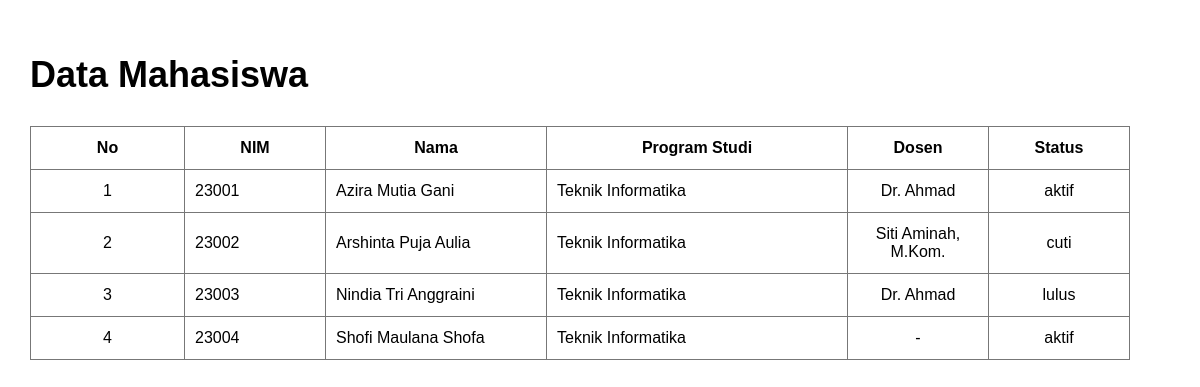
/si-akademik7/public/mahasiswa, run on the app's committed database.
### tables this page shows
CREATE TABLE `mahasiswa` (
  `id` int NOT NULL,
  `nim` varchar(20) NOT NULL,
  `nama` varchar(100) NOT NULL,
  `prodi` varchar(100) NOT NULL,
  `status` enum('aktif','cuti','lulus') NOT NULL DEFAULT 'aktif',
  `dosen_id` int DEFAULT NULL
);

CREATE TABLE `dosen` (
  `id` int NOT NULL,
  `nidn` varchar(20) NOT NULL,
  `nama` varchar(100) NOT NULL,
  `bidang_keahlian` varchar(100) NOT NULL
);

### si-akademik7/app/Controllers/MahasiswaController.php (called while the page is built, shortened)
<?php
class MahasiswaController
{
    public function index()
    {
        $model = new MahasiswaModel();
        $mahasiswa = $model->all();
        require __DIR__ . '/../Views/mahasiswa/index.php';
    }
}

### si-akademik7/config/database.php (called while the page is built)
<?php
return [
    'host'     => 'localhost',
    'dbname'   => 'si_akademik7',
    'username' => 'root',
    'password' => '',
    'charset'  => 'utf8mb4',
];

### si-akademik7/app/Core/Database.php (called while the page is built, shortened)
<?php
class Database
{
    private static ?PDO $instance = null;
    public static function getInstance(): PDO
    {
        if (self::$instance === null) {
            $config = require __DIR__ . '/../../config/database.php';
            $dsn = sprintf(
                'mysql:host=%s;dbname=%s;charset=%s',
                $config['host'],
                $config['dbname'],
                $config['charset']
            );
            try {
                self::$instance = new PDO(
                    $dsn,
                    $config['username'],
                    $config['password'],
                    [
                        PDO::ATTR_ERRMODE            => PDO::ERRMODE_EXCEPTION,
                        PDO::ATTR_DEFAULT_FETCH_MODE => PDO::FETCH_ASSOC,
                        PDO::ATTR_EMULATE_PREPARES   => false,
                    ]
                );
            } catch (PDOException $e) {
                http_response_code(500);
                exit('Koneksi database gagal: ' . htmlspecialchars($e->getMessage()));
            }
        }
        return self::$instance;
    }
}

### si-akademik7/app/Models/Model.php (called while the page is built, shortened)
<?php
class Model
{
    public function __construct()
    {
        $this->db = Database::getInstance();
    }
}

### si-akademik7/app/Models/MahasiswaModel.php (called while the page is built, shortened)
<?php
class MahasiswaModel extends Model
{
    public function all(): array
    {
        $sql = "
            SELECT
                m.id,
                m.nim,
                m.nama,
                m.prodi,
                m.status,
                m.dosen_id,
                d.nama AS nama_dosen
            FROM mahasiswa AS m
            LEFT JOIN dosen AS d
                ON m.dosen_id = d.id
            ORDER BY m.id ASC
        ";
        $stmt = $this->db->prepare($sql);
        $stmt->execute();
        return $stmt->fetchAll(PDO::FETCH_ASSOC);
    }
}

### si-akademik7/app/Views/mahasiswa/index.php (the view, shortened to what this page needs)
<?php
$mahasiswa = $mahasiswa ?? [];
?>
<!DOCTYPE html>
<html lang="id">
<head>
</head>
<body>
    <h1>Data Mahasiswa</h1>
    <table>
        <thead>
            <tr>
                <th>No</th>
                <th>NIM</th>
                <th>Nama</th>
                <th>Program Studi</th>
                <th>Dosen</th>
                <th>Status</th>
            </tr>
        </thead>
        <tbody>
            <?php if (count($mahasiswa) > 0): ?>
                <?php $no = 1; ?>
                <?php foreach ($mahasiswa as $mhs): ?>
                    <tr>
                        <td>
                            <?= $no++ ?>
                        </td>
                        <td>
                            <?= htmlspecialchars($mhs['nim'] ?? '-') ?>
                        </td>
                        <td>
                            <?= htmlspecialchars($mhs['nama'] ?? '-') ?>
                        </td>
                        <td>
                            <?= htmlspecialchars($mhs['prodi'] ?? '-') ?>
                        </td>
                        <td>
                            <?= htmlspecialchars($mhs['nama_dosen'] ?? '-') ?>
                        </td>
                        <td>
                            <?= htmlspecialchars($mhs['status'] ?? '-') ?>
                        </td>
                    </tr>
                <?php endforeach; ?>
            <?php endif; ?>
        </tbody>
    </table>
</body>
</html>

### si-akademik7/public/index.php (shortened to what this page needs)
<?php
spl_autoload_register(function (string $class): void {
    $prefix = 'App\\';
    $relative = substr($class, strlen($prefix));
    $file = __DIR__ . '/../app/' . str_replace('\\', '/', $relative) . '.php';
});
$routes = require __DIR__ . '/../routes/web.php';
$requestUri = $_SERVER['REQUEST_URI'] ?? '/';
$uri = parse_url($requestUri, PHP_URL_PATH);
$uri = rtrim($uri, '/');
$basePath = rtrim(str_replace('\\', '/', dirname($_SERVER['SCRIPT_NAME'] ?? '')), '/');
if ($basePath !== '' && stripos($uri, $basePath) === 0) {
    $routeUri = substr($uri, strlen($basePath));
} else {
    $routeUri = $uri;
}
$method = $_SERVER['REQUEST_METHOD'] ?? 'GET';
if (isset($routes[$method][$routeUri])) {
    [$controllerClass, $action] = $routes[$method][$routeUri];
    $controller = new $controllerClass();
    $controller->$action();
    exit;
}

### si-akademik7/app/Views/mahasiswa/index.php (style rules this page uses)
body { margin: 0; padding: 30px; font-family: Arial, sans-serif; background-color: #ffffff; }
h1 { font-size: 36px; margin-bottom: 30px; }
table { border-collapse: collapse; width: 100%; max-width: 1100px; }
th, td { border: 1px solid #777; padding: 12px 10px; font-size: 16px; }
th { font-weight: bold; text-align: center; }
td:first-child { text-align: center; }
td:nth-child(2) { width: 120px; }
td:nth-child(3) { width: 200px; }
td:nth-child(4) { width: 280px; }
td:nth-child(5), td:nth-child(6) { text-align: center; width: 120px; }

### data on the page
mahasiswa: nim "23001", nama "Azira Mutia Gani", prodi "Teknik Informatika", dosen.nama "Dr. Ahmad", status "aktif"
mahasiswa: nim "23002", nama "Arshinta Puja Aulia", prodi "Teknik Informatika", dosen.nama "Siti Aminah, M.Kom.", status "cuti"
mahasiswa: nim "23003", nama "Nindia Tri Anggraini", prodi "Teknik Informatika", dosen.nama "Dr. Ahmad", status "lulus"
mahasiswa: nim "23004", nama "Shofi Maulana Shofa", prodi "Teknik Informatika", nama_dosen "-", status "aktif"
